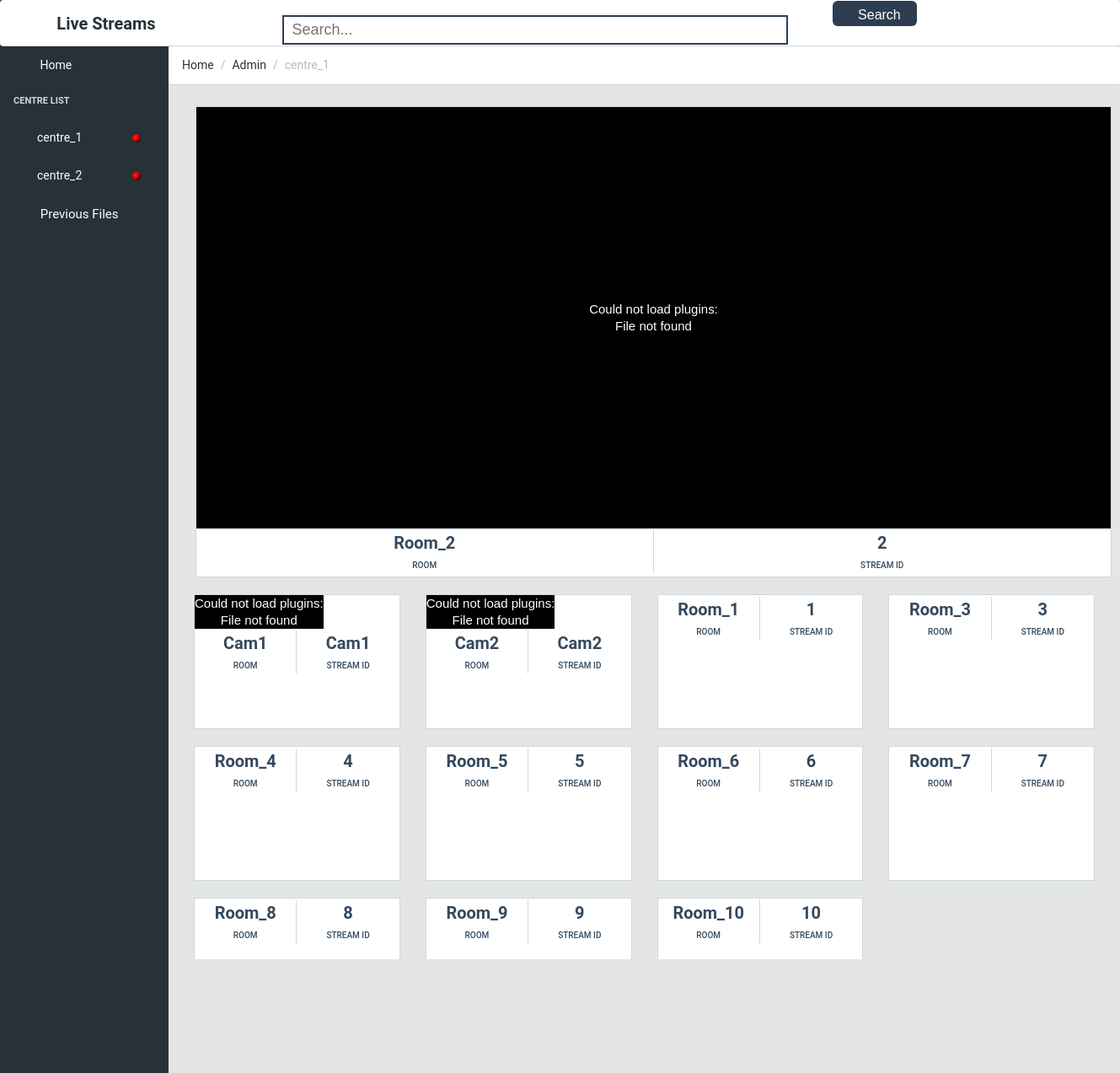
The app's page /mainStream.php?stream=2 with its own data.
### tables this page shows
CREATE TABLE `centres` (
  `username` varchar(255) NOT NULL,
  `password` varchar(255) NOT NULL,
  `name` varchar(255) NOT NULL,
  `phone` bigint(20) NOT NULL,
  `rooms` int(11) NOT NULL,
  `address` text NOT NULL
);

CREATE TABLE `streams` (
  `id` int(11) NOT NULL,
  `centre` varchar(255) NOT NULL,
  `record` int(11) NOT NULL DEFAULT '0',
  `name` varchar(255) NOT NULL,
  `port` int(11) NOT NULL,
  `lockRoom` int(11) NOT NULL DEFAULT '0'
);

CREATE TABLE `dvrs` (
  `id` varchar(255) NOT NULL,
  `centre` varchar(255) NOT NULL,
  `name` varchar(255) NOT NULL,
  `port` int(11) NOT NULL,
  `record` int(11) NOT NULL DEFAULT '0',
  `url` varchar(255) NOT NULL
);

### mainStream.php (the view, shortened to what this page needs)
<?php
	include('connection.php');
	$viewn = $_GET['viewer'];
	$ipAddr = '172.16.52.72';
	$stream = $_GET['stream'];
	$one  = 1;
	$result = mysqli_fetch_array(mysqli_query($conn,'select * from streams where id='.$stream));
	$centre = $result['centre'];
	echo '<!DOCTYPE html>
	<html lang="en">
	<head><meta http-equiv="Content-Type" content="text/html; charset=UTF-8">
        <meta http-equiv="X-UA-Compatible" content="IE=edge">
        <meta name="viewport" content="width=device-width, initial-scale=1, shrink-to-fit=no">
        <meta name="description" content="CoreUI Bootstrap 4 Admin Template">
        <meta name="author" content="Lukasz Holeczek">
        <meta name="keyword" content="CoreUI Bootstrap 4 Admin Template">
				  <title>Live Streams</title>
        <link href="./helper/font-awesome.min.css" rel="stylesheet">
        <link href="./helper/simple-line-icons.css" rel="stylesheet">
		<link rel="stylesheet" href="helper/bootstrap.min.css">
        <link href="./helper/style.css" rel="stylesheet">
		<link href="styles.css" rel="stylesheet">
		<script src="js/jquery-1.9.1.min.js" type="text/javascript"></script>
        <script src="js/bootstrap.min.js"></script>
		<script type="text/javascript" src="js/jwplayer.js"></script>
		<script src="js/player.js" type="text/javascript"></script>
		<script>jwplayer.key = ""</script>
		<style>
			.btn_view{
				display: inline-block;
				line-height: 1.25;
				text-align: center;
				vertical-align: middle;
				cursor: pointer;
				user-select: none;
				border: 1px solid transparent;
				padding: .5rem 1rem;
				width:120px;
				transition: all .2s ease-in-out;
				color: #fff;
				background-color: #f8cb00;
				margin-right:20px;
			}
			.btn_edit{
				display: inline-block;
				line-height: 1.25;
				text-align: center;
				vertical-align: middle;
				cursor: pointer;
				user-select: none;
				border: 1px solid transparent;
				padding: .5rem 1rem;
				width:120px;
				transition: all .2s ease-in-out;
				color: #fff;
				background-color: #4dbd74;
				margin-right:20px;
			}
			.btn_delete{
				display: inline-block;
				line-height: 1.25;
				text-align: center;
				vertical-align: middle;
				cursor: pointer;
				user-select: none;
				border: 1px solid transparent;
				padding: .5rem 1rem;
				width:120px;
				transition: all .2s ease-in-out;
				color: #fff;
				background-color: #f86c6b;
			}
		</style>
    </head>
    <body class="navbar-fixed sidebar-nav fixed-nav  pace-done" onload="setPlayers([';
		$alln = mysqli_query($conn,"select * from streams where centre='".$centre."'");
		$all = mysqli_fetch_array($alln);
		if($all) {
			echo "'main_player','1085','500' ";
		}
		$allndvr = mysqli_query($conn,"select * from dvrs where centre='".$centre."'");
		while($alldvr = mysqli_fetch_array($allndvr) ) {
			echo ",'".$alldvr['id']."','',' '";
		}
		while($all = mysqli_fetch_array($alln) ) {
			echo ",'".$all['id']."','',' '";
		}
		echo '])"><div class="pace  pace-inactive"><div class="pace-progress" data-progress-text="100%" data-progress="99" style="transform: translate3d(100%, 0px, 0px);">
  <div class="pace-progress-inner"></div>
</div>
<div class="pace-activity"></div></div>
        <header class="navbar">
            <div class="container-fluid">
				<h style="font-size:20px;float:left;margin-left:5%"><b>Live Streams</b></h>';
				?>
				<form  autocomplete="off" style="float:left" id="contact-form" method="post" >
				<input type="text" name="title" id="title" onclick="search()" onkeydown="search()" onkeypress="search()" onkeyup="search()" autocomplete="off" class="search_url" placeholder="Search..."  data-toggle="dropdown" aria-haspopup="true" aria-expanded="false" style="border: 2px solid #2c3e50;" />
				<button style="background: #2c3e50;" name='searc' class="search">
				Search
				<span class="glyphicon glyphicon-search"></span>
				</button>
				<?php
                echo '
				<script>
					function search(){
						var title=$("#title").val();
						if(title=="")
						$("#result").html("");
						if(title!=""&&title.length>=1){
							$.ajax({
								type:"post",
								url:"search1.php",
								data:"title= "+title.trim(" ")+" '.$viewn.'",
								success:function(datav){
									$("#result").html(datav);
								 }
								});
							}
					}
				</script>
				</form>
				<ul class="nav navbar-nav pull-right hidden-md-down" style="margin-right:20px">
                    <li class="nav-item dropdown">
                        <a href="login.php">
                            <span class="hidden-md-down">'.$viewn.'</span>
                        </a>
                    </li>
                </ul>
            </div>
        </header>
		<div class="sidebar">
            <nav class="sidebar-nav open" style="height: 558px;">
                <ul class="nav">
					<li class="nav-item">
                        <a class="nav-link" href="viewHome.php?viewer='.$viewn.'"><i class="icon-speedometer"></i> Home </a>
                    </li>
                    <li class="nav-title">
                        Centre List
                    </li>';
					$result = mysqli_query($conn,"SELECT * FROM centres");
					while($run = mysqli_fetch_assoc($result)){
						$row = mysqli_query($conn,"SELECT min(id) as streamnum FROM streams where name = 'Room_1' AND centre = '".$run['username']."'");
						$num = mysqli_fetch_assoc($row);
						$row1 = mysqli_query($conn,"SELECT count(record) as count FROM streams where record = 1 AND centre = '".$run['username']."'");
						$numrec = mysqli_fetch_assoc($row1);
						if($numrec['count'] == 0)
						{
							echo '<li class="nav-item nav-dropdown">
								<a class="nav-link" href="mainStream.php?stream='.$num['streamnum'].'&viewer='.$viewn.'"><i class="icon-puzzle"></i>'.$run['username'].'<img src="Offline_dot.png" width="10" height="10" style="margin-left:60px"></img></a>
							</li>
						';}
						else
						{
							echo '<li class="nav-item nav-dropdown">
								<a class="nav-link" href="mainStream.php?stream='.$num['streamnum'].'&viewer='.$viewn.'"><i class="icon-puzzle"></i>'.$run['username'].'<img src="green-dot.png" width="9" height="9" style="margin-left:60px"></img></a>
							</li>
					';}}
					echo '
					<li class="nav-item">
                        <a class="nav-link" href="previous.php?viewer='.$viewn.'" style="font-size:15px"><i class="icon-speedometer"></i> Previous Files </a>
                    </li>
                </ul>
            </nav>
        </div>
        <main class="main">
            <ol class="breadcrumb">
                <li class="breadcrumb-item">Home</li>
                <li class="breadcrumb-item">Admin</a></li>
                <li class="breadcrumb-item active">'.$centre.'</li>
            </ol>
            <div class="container-fluid">
                <div class="animated fadeIn">
                    <div class="row">';
						$rows = mysqli_query($conn,'select * from streams where id='.$stream);
						$row=mysqli_fetch_array($rows);
						if($row) {
							echo '
							<div style="float: left; margin-left: 17px; margin-top:5px; margin-right: 5px">
								<div id="video_preview1" class="social-box">
									<div id="main_player" class="player"></div><div class="clear"></div>
									<input type="button" id="start|main_player" onclick="startStream(\'main_player\',\'500\',\'1085\')" class="btn_start_stop btn_start" value="Start" />
									<input type="button" id="stop|main_player" onclick="stopStream()" class="btn_start_stop btn_stop" value="Stop"/>
									<input type="text" class="stream_url" id="urimain_player" value="rtmp://'.$ipAddr.':'.(intval($row['port'])+$one).'/live/'.$row['name'].'"/><br/>
										<ul style="color:#34495e;vertical-align:center;">
											<li style="margin-top:-2.7%">
												<strong>'.$row['name'].'</strong>
												<span style="color:#34495e">Room</span>
											</li>
											<li style="margin-top:-2.7%">
												<strong>'.$row['id'].'</strong>
												<span style="color:#34495e">Stream ID</span>
											</li>
										</ul>
								</div>
							</div>
						';
						}echo'
						</div>
							<div class="row">';
								$rows = mysqli_query($conn,'select * from dvrs where centre="'.$centre.'"');
								while($row=mysqli_fetch_array($rows))
								{
									echo'<div class="col-sm-6 col-lg-3">
										<div class="social-box" style="cursor:pointer" id="video_preview2" onclick="swapPlayer(\''.$row['id'].'\')">
											<div id="'.$row['id'].'" class="player"></div><div class="clear"></div>
										  <input hidden type="text" class="stream_url" id="uri'.$row['id'].'" value="rtmp://'.$ipAddr.':'.(intval($row['port'])+$one).''.'/live/'.$row['id'].'"/><br/>
										  <ul style="color:#34495e;vertical-align:center;">
											<li style="margin-top:-12%">
												<strong>'.$row['name'].'</strong>
												<span style="color:#34495e">Room</span>
											</li>
											<li style="margin-top:-12%">
												<strong>'.$row['id'].'</strong>
												<span style="color:#34495e">Stream ID</span>
											</li>
										</ul>
										</div>
										</div>';
								}
								$rows = mysqli_query($conn,'select * from streams where centre="'.$centre.'" and id <> '.$stream);
								while($row=mysqli_fetch_array($rows))
								{
									echo'<div class="col-sm-6 col-lg-3">
										<div class="social-box" style="cursor:pointer" id="video_preview2" onclick="swapPlayer(\''.$row['id'].'\')">
											<div id="'.$row['id'].'" class="player"></div><div class="clear"></div>
										  <input hidden type="text" class="stream_url" id="uri'.$row['id'].'" value="rtmp://'.$ipAddr.':'.(intval($row['port'])+$one).''.'/live/'.$row['name'].'"/><br/>
										  <ul style="color:#34495e;vertical-align:center;">
											<li style="margin-top:-12%">
												<strong>'.$row['name'].'</strong>
												<span style="color:#34495e">Room</span>
											</li>
											<li style="margin-top:-12%">
												<strong>'.$row['id'].'</strong>
												<span style="color:#34495e">Stream ID</span>
											</li>
										</ul>
										</div>
										</div>';
								}
							echo '
					</div>
                </div>
            </div>
        </main>
        <!-- Bootstrap and necessary plugins
        <script src="./Table_files/jquery.min.js.download"></script>
        <script src="./Table_files/tether.min.js.download"></script>
        <script src="./Table_files/bootstrap.min.js.download"></script>
        <script src="./Table_files/pace.min.js.download"></script>
        <script src="./Table_files/Chart.min.js.download"></script>
        <script src="./Table_files/app.js.download"></script> -->
</body></html>';?>

### styles.css (style rules this page uses)
html, body { font-family: 'Roboto', 'Helvetica', sans-serif; }
.search_url { background: none; border: 2px solid #92d07f; outline: none; padding: 5px 10px; margin-right: 50px; margin-left: 150px; font: 18px arial; color: #666; width: 600px; }
.search { padding: 8px 30px; color: #fff; border: none; outline: none; height:30px; width:100px; font: normal 16px arial; border-radius: 6px; cursor: pointer; float: center; text-align:center; }

### records on screen
centres: username "centre_1"
centres: username "centre_2"
streams: centre "centre_1", name "Room_2", id "2"
dvrs: name "Cam1", id "Cam1"
dvrs: name "Cam2", id "Cam2"
streams: name "Room_1", id "1"
streams: name "Room_3", id "3"
streams: name "Room_4", id "4"
streams: name "Room_5", id "5"
streams: name "Room_6", id "6"
streams: name "Room_7", id "7"
streams: name "Room_8", id "8"
streams: name "Room_9", id "9"
streams: name "Room_10", id "10"
